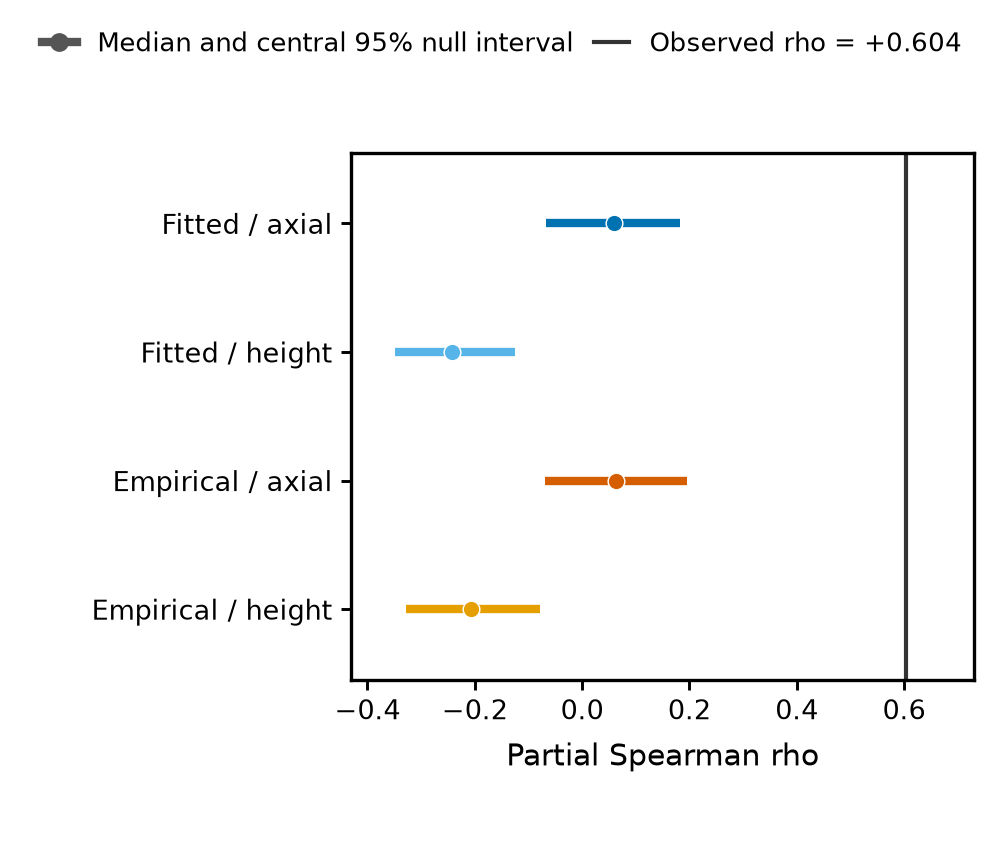

The script that saved this image:
#!/usr/bin/env python3
"""Generate conditional amended-null intervals for growth-angle coupling."""

from __future__ import annotations

import json
from pathlib import Path

import matplotlib
matplotlib.use("Agg")
import matplotlib.pyplot as plt
import numpy as np
import pandas as pd
from matplotlib.lines import Line2D

ROOT = Path(__file__).resolve().parents[2]
EVIDENCE = ROOT / "07_evidence_pack"
SUMMARY = ROOT / "06_growth_coupling/outputs/analysis_results_amended.json"
DRAWS = ROOT / "06_growth_coupling/outputs/amended_task4_null_rhos.csv"
OUTPUT = EVIDENCE / "figures/fig04_growth_coupling_nulls.png"
GROUPS = [
    ("Fitted / axial", "fitted_eligible_rho_axial_length", "#0072B2"),
    ("Fitted / height", "fitted_eligible_rho_vertical_height", "#56B4E9"),
    ("Empirical / axial", "empirical_eligible_rho_axial_length", "#D55E00"),
    ("Empirical / height", "empirical_eligible_rho_vertical_height", "#E69F00"),
]


def main() -> None:
    summary = json.loads(SUMMARY.read_text(encoding="utf-8"))
    draws = pd.read_csv(DRAWS)
    if len(draws) != 1000:
        raise RuntimeError(f"Expected 1000 amended null rows, found {len(draws)}")
    fit_sample = summary["task4_amendment"]["fitted_trajectory_pairing_null"]["eligible_excluded"]
    fit_simulation = fit_sample["simulation"]
    empirical = summary["task4_amendment"]["empirical_angle_projection_null"]["eligible_excluded"]
    n_fit = fit_sample["fit_metadata"]["matched_fit_rows"]
    n_empirical = empirical["n_plants"]
    if n_fit != 209 or n_empirical != 209:
        raise RuntimeError(f"Expected eligible sample n=209, found {n_fit} and {n_empirical}")
    observed = float(fit_simulation["axial_length"]["observed_rho"])
    if abs(observed - float(empirical["observed_partial_rho"])) > 1e-12:
        raise RuntimeError("Fitted and empirical null summaries have different observed rho")

    plt.rcParams.update({
        "font.family": "DejaVu Sans",
        "font.size": 7.0,
        "axes.labelsize": 7.1,
        "xtick.labelsize": 6.5,
        "ytick.labelsize": 6.4,
        "legend.fontsize": 6.2,
        "axes.linewidth": 0.8,
    })
    fig, ax = plt.subplots(figsize=(85 / 25.4, 72 / 25.4))
    positions = [3, 2, 1, 0]
    for position, (label, column, color) in zip(positions, GROUPS):
        values = draws[column].to_numpy(float)
        low, median, high = np.quantile(values, [0.025, 0.5, 0.975])
        ax.hlines(position, low, high, color=color, linewidth=2.0, linestyle="-", zorder=2)
        ax.plot(median, position, marker="o", markersize=4.0, color=color,
                markeredgecolor="white", markeredgewidth=0.35, linestyle="none", zorder=3)
    ax.axvline(observed, color="#333333", linewidth=1.0, linestyle="-", zorder=1)
    ax.set_yticks(positions, [group[0] for group in GROUPS])
    ax.set_xlim(-0.43, 0.73)
    ax.set_ylim(-0.55, 3.55)
    ax.set_xlabel("Partial Spearman rho")
    ax.tick_params(direction="out", length=2.5, width=0.7, pad=2)
    handles = [
        Line2D([0], [0], color="#555555", marker="o", markersize=3.5,
               linewidth=2.0, linestyle="-", label="Median and central 95% null interval"),
        Line2D([0], [0], color="#333333", linewidth=1.0, linestyle="-",
               label=f"Observed rho = {observed:+.3f}"),
    ]
    fig.legend(handles=handles, loc="upper center", bbox_to_anchor=(0.5, 0.99),
               ncol=2, frameon=False, handlelength=1.35, columnspacing=0.8)
    fig.subplots_adjust(left=0.35, right=0.97, bottom=0.20, top=0.82)
    fig.savefig(OUTPUT, dpi=300, facecolor="white")
    plt.close(fig)
    print(f"Wrote {OUTPUT.relative_to(ROOT)} at 300 dpi and 85 mm width")


if __name__ == "__main__":
    main()
